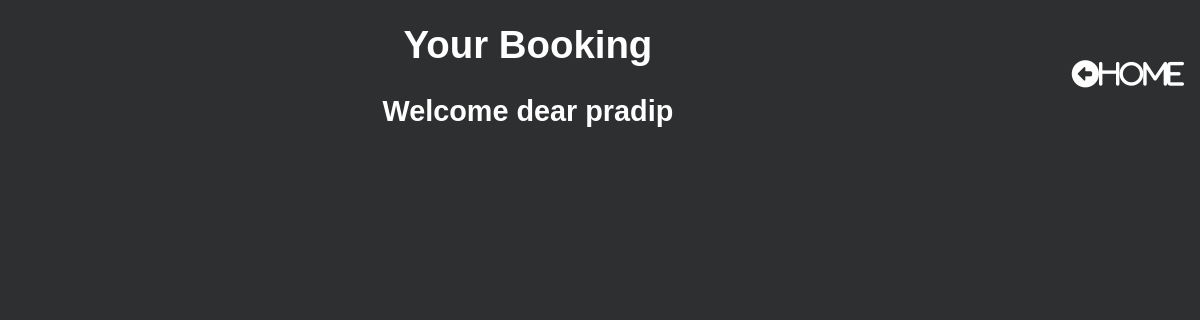
Before: /booking_list/ (signed in) with the older database file.
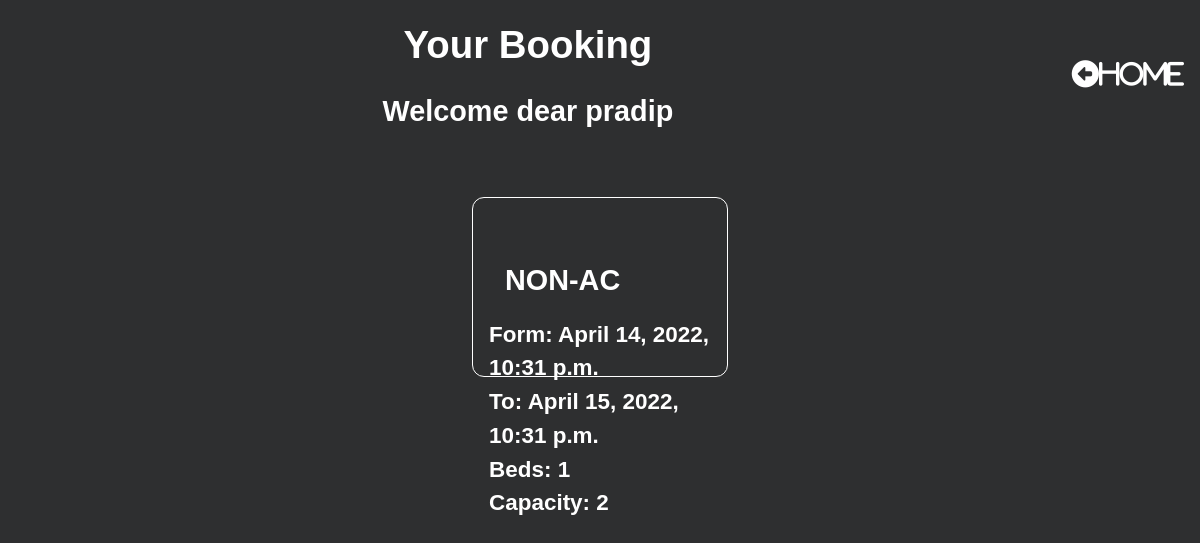
After: the same page with the newer database file.
### app/models.py (models this page shows, shortened)
class Booking(models.Model):
    user = models.ForeignKey(settings.AUTH_USER_MODEL,
                             on_delete=models.CASCADE)
    room = models.ForeignKey(Room, on_delete=models.CASCADE)
    check_in = models.DateTimeField()
    check_out = models.DateTimeField()
    payment_method = models.CharField(
        max_length=20, choices=METHOD, null=True, default="Cash On Delevery")
    payment_completed = models.BooleanField(
        default=False, null=True, blank=True)
    def get_room_category(self):
        room_categories = dict(self.room.Room_categories)
        room_category = room_categories.get(self.room.category)
        return room_category
    def get_cancel_booking_url(self):
        return reverse_lazy('CancelBookingView', args=[self.pk, ])

class Room(models.Model):
    Room_categories = (
        ('NAC', 'NON-AC'),
        ('YAC', 'AC'),
        ('DEL', 'DELUXE'),
        ('KIN', 'KING'),
        ('QUE', 'QUEEN'),
    )
    number = models.IntegerField()
    category = models.CharField(max_length=3, choices=Room_categories)
    beds = models.IntegerField()
    capacity = models.IntegerField()

### app/views.py (the view)
# urls.py: path('booking_list/', BookingListView.as_view(), name='BookingListView'),
class BookingListView(ListView):
    model = Booking
    template_name = "booking_list_view.html"
    def get_queryset(self, *args, **kwargs):
        if self.request.user.is_staff:
            booking_list = Booking.objects.all()
            return booking_list
        else:
            booking_list = Booking.objects.filter(user=self.request.user)
            return booking_list

### templates/booking_list_view.html (shortened to what this page needs)
{% load static %}
<!DOCTYPE html>
<html lang="en">
<head>
    <link rel="stylesheet" href="{% static 'css/booking_list_view.css' %}">
    <link rel="stylesheet" href="{% static 'css/nav.css' %}" />
</head>
<body>
    <div class="content">
        <div class="header">
            <div class="headings">
                <h1>Your Booking</h1>
                <h2>Welcome dear {{user}}</h2>
            </div>
            <div class="home">
                <div class="home">
                    <a href="{% url 'RoomListView'%}"><i class="fas fa-arrow-alt-circle-left">Home</i></a>
                </div>
            </div>
        </div>
        <div class="bookings">
            {% for booking in booking_list %}
            <div class="booking">
                <div class="category">
                    <h2>{{booking.get_room_category}}</h2>
                </div>
                <div class="form">
                    <h3>Form: {{booking.check_in}}</h3>
                </div>
                <div class="to">
                    <h3>To: {{booking.check_out}}</h3>
                </div>
                <div class="beds">
                    <h3>Beds: {{booking.room.beds}}</h3>
                </div>
                <div>
                    <h3>Capacity: {{booking.room.capacity}}</h3>
                </div>
                <div class="cancel"><a href="{{booking.get_cancel_booking_url}}" class="invisible"></a>
                </div>
                {% endfor %}
</div>
        </div>
    </div>
</body>
</html>

Changed rows visible on the page:
added Booking: get_room_category "NON-AC", check_in "April 14, 2022, 10:31 p.m.", check_out "April 15, 2022, 10:31 p.m.", room.beds "1", room.capacity "2"
